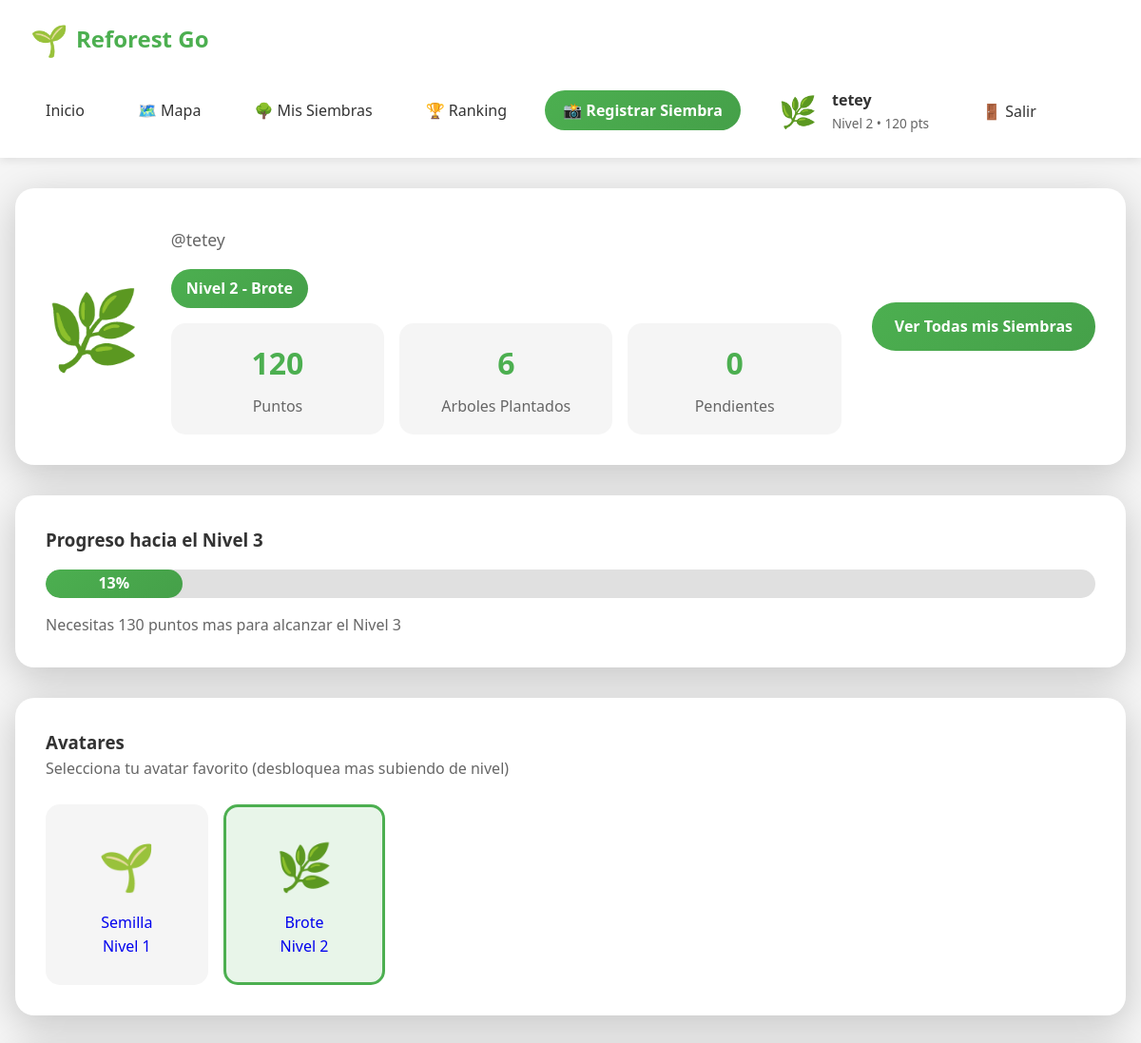
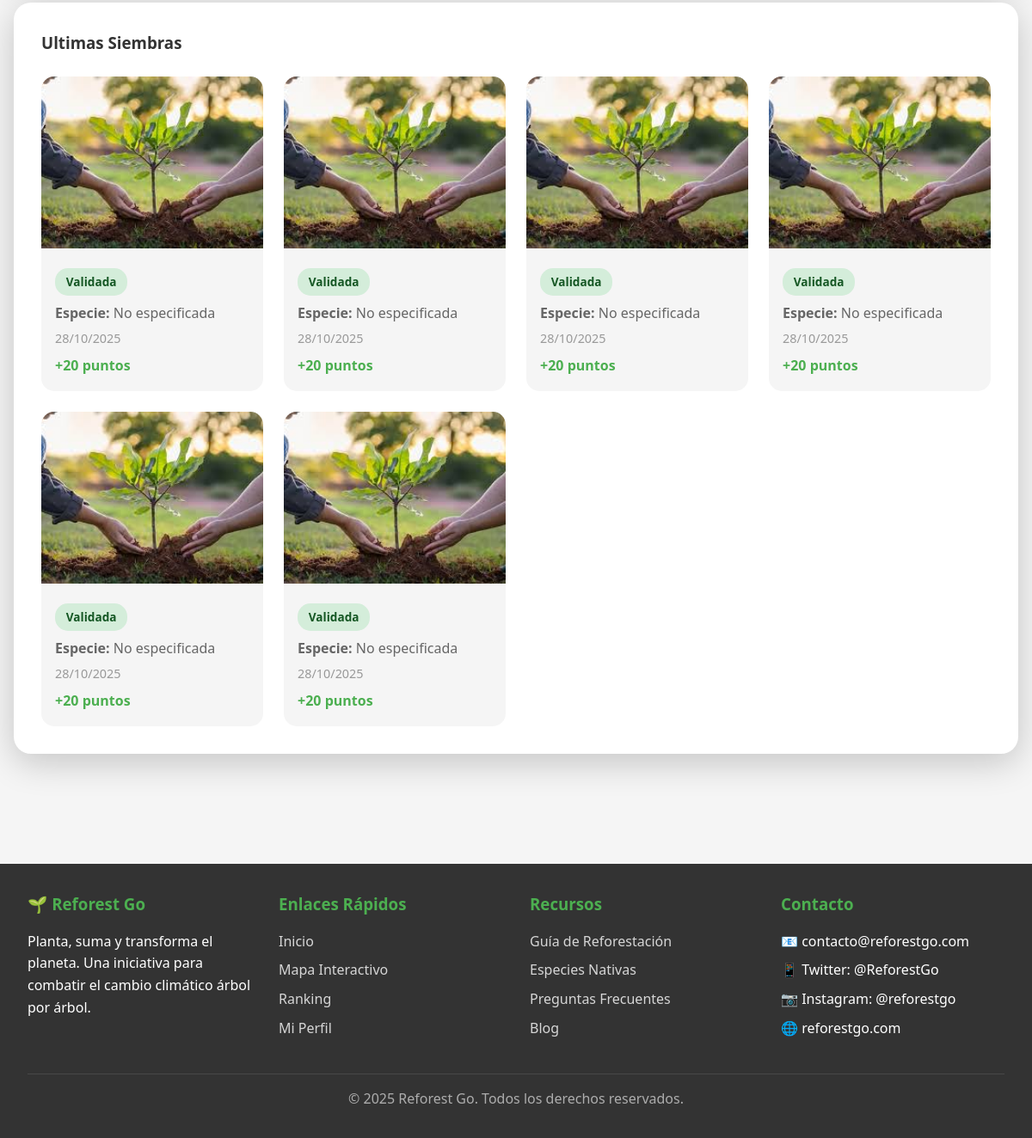
/perfil/ (signed in), run on the app's committed database (2 pictures, top to bottom).
### core/models.py (models this page shows, shortened)
class Perfil(models.Model):
    ROLES = [
        ('usuario', 'Usuario'),
        ('verificador', 'Verificador'),
        ('admin', 'Administrador'),
    ]
    user = models.OneToOneField(User, on_delete=models.CASCADE, related_name='perfil')
    puntos = models.IntegerField(default=0)
    nivel = models.IntegerField(default=1)
    avatar_actual = models.ForeignKey(Avatar, on_delete=models.SET_NULL, null=True, blank=True)
    fecha_creacion = models.DateTimeField(auto_now_add=True)
    bio = models.TextField(max_length=500, blank=True)
    foto_perfil = models.ImageField(upload_to='perfiles/', null=True, blank=True)
    rol = models.CharField(max_length=20, choices=ROLES, default='usuario')
    verificaciones_realizadas = models.IntegerField(default=0)
    verificaciones_aprobadas = models.IntegerField(default=0)
    puntos_verificacion = models.IntegerField(default=0)
    class Meta:
        verbose_name = 'Perfil'
        verbose_name_plural = 'Perfiles'
    def progreso_siguiente_nivel(self):
        niveles = {1: 100, 2: 250, 3: 500, 4: 1000, 5: float('inf')}
        if self.nivel >= 5:
            return 100.0
        try:
            puntos_necesarios = niveles[self.nivel]
            puntos_nivel_anterior = niveles.get(self.nivel - 1, 0)
            if puntos_necesarios == puntos_nivel_anterior:
                return 100.0
            progreso = ((self.puntos - puntos_nivel_anterior) / (puntos_necesarios - puntos_nivel_anterior)) * 100
            return max(0.0, min(progreso, 100.0))
        except Exception:
            return 0.0

class Avatar(models.Model):
    nombre = models.CharField(max_length=50)
    emoji = models.CharField(max_length=10, default="🌱")
    imagen = models.ImageField(upload_to='avatares/', null=True, blank=True)
    nivel_requerido = models.IntegerField(default=1)
    descripcion = models.TextField(blank=True)
    class Meta:
        ordering = ['nivel_requerido']
        verbose_name = 'Avatar'
        verbose_name_plural = 'Avatares'

class Siembra(models.Model):
    ESTADO_CHOICES = [
        ('pendiente', 'Pendiente'),
        ('en_verificacion', 'En Verificación'),
        ('validada', 'Validada'),
        ('rechazada', 'Rechazada'),
    ]
    usuario = models.ForeignKey(User, on_delete=models.CASCADE, related_name='siembras')
    foto = models.ImageField(upload_to='siembras/%Y/%m/')
    latitud = models.DecimalField(max_digits=9, decimal_places=6)
    longitud = models.DecimalField(max_digits=9, decimal_places=6)
    especie = models.CharField(max_length=100, blank=True)
    descripcion = models.TextField(max_length=500, blank=True)
    puntos_otorgados = models.IntegerField(default=20)
    estado = models.CharField(max_length=20, choices=ESTADO_CHOICES, default='pendiente')
    fecha_siembra = models.DateTimeField(auto_now_add=True)
    validada_por = models.ForeignKey(User, on_delete=models.SET_NULL, null=True, blank=True, related_name='validaciones')
    fecha_validacion = models.DateTimeField(null=True, blank=True)
    notas_admin = models.TextField(blank=True)
    oxigeno_generado = models.DecimalField(max_digits=10, decimal_places=2, default=0, help_text="kg O2/año")
    co2_absorbido = models.DecimalField(max_digits=10, decimal_places=2, default=0, help_text="kg CO2/año")
    ultima_actualizacion_oxigeno = models.DateTimeField(auto_now_add=True)
    class Meta:
        ordering = ['-fecha_siembra']
        verbose_name = 'Siembra'
        verbose_name_plural = 'Siembras'

### core/views.py (the view)
# urls.py: path('perfil/', views.perfil, name='perfil'),
@login_required
def perfil(request):
    perfil = request.user.perfil
    total_siembras = request.user.siembras.filter(estado='validada').count()
    siembras_pendientes = request.user.siembras.filter(estado='pendiente').count()
    siembras = request.user.siembras.all()[:6]
    avatares_disponibles = Avatar.objects.filter(nivel_requerido__lte=perfil.nivel)
    try:
        progreso = perfil.progreso_siguiente_nivel()
        if progreso is None:
            progreso = 0
    except Exception:
        progreso = 0
    niveles_objetivo = {1: 100, 2: 250, 3: 500, 4: 1000}
    siguiente_objetivo = niveles_objetivo.get(perfil.nivel, 0)
    if siguiente_objetivo:
        faltan = max(0, siguiente_objetivo - perfil.puntos)
    else:
        faltan = 0
    siembras_validadas = request.user.siembras.filter(estado='validada')
    oxigeno_personal = siembras_validadas.aggregate(total=Sum('oxigeno_generado'))['total'] or 0
    co2_personal = siembras_validadas.aggregate(total=Sum('co2_absorbido'))['total'] or 0
    context = {
        'perfil': perfil,
        'total_siembras': total_siembras,
        'siembras_pendientes': siembras_pendientes,
        'siembras': siembras,
        'avatares_disponibles': avatares_disponibles,
        'progreso': progreso,
        'faltan': faltan,
        'oxigeno_personal': round(float(oxigeno_personal), 2),
        'co2_personal': round(float(co2_personal), 2),
    }
    return render(request, 'perfil.html', context)

### templates/perfil.html (shortened to what this page needs)
{% extends 'base.html' %}
{% block content %}
<div class="profile-header">
    <div class="avatar-display">
        {{ perfil.avatar_actual.emoji }}
    </div>
    <div class="profile-info">
        <p class="username">@{{ user.username }}</p>
        <span class="level-badge">
            Nivel {{ perfil.nivel }} - {{ perfil.avatar_actual.nombre }}
        </span>
        <div class="stats-grid">
            <div class="stat-card">
                <div class="stat-number">{{ perfil.puntos }}</div>
                <div class="stat-label">Puntos</div>
            </div>
            <div class="stat-card">
                <div class="stat-number">{{ total_siembras }}</div>
                <div class="stat-label">Arboles Plantados</div>
            </div>
            <div class="stat-card">
                <div class="stat-number">{{ siembras_pendientes }}</div>
                <div class="stat-label">Pendientes</div>
            </div>
        </div>
    </div>
    <div>
        <a href="{% url 'reforest:mis_siembras' %}" class="btn">Ver Todas mis Siembras</a>
    </div>
</div>
{% if perfil.nivel < 5 %} <div class="progress-section">
    <h3>Progreso hacia el Nivel {{ perfil.nivel|add:1 }}</h3>
    <div class="progress-bar-container">
        <div class="progress-bar" style="--p: {{ progreso|default:0|floatformat:0 }};">
            {{ progreso|default:0|floatformat:0 }}%
        </div>
    </div>
    <p style="margin-top: 1rem; color: #666;">
        Necesitas {{ faltan|default:0 }} puntos mas para alcanzar el Nivel {{ perfil.nivel|add:1 }}
    </p>
    </div>
    {% endif %}
    <div class="avatars-section">
        <h3>Avatares</h3>
        <p style="color: #666; margin-bottom: 1rem;">Selecciona tu avatar favorito (desbloquea mas subiendo de nivel)
        </p>
        <div class="avatars-grid">
            {% for avatar in avatares_disponibles %}
            <a href="{% url 'reforest:cambiar_avatar' avatar.id %}"
                class="avatar-card {% if avatar.id == perfil.avatar_actual.id %}active{% endif %}">
                <div class="emoji">{{ avatar.emoji }}</div>
                <div class="name">{{ avatar.nombre }}</div>
                <div class="level">Nivel {{ avatar.nivel_requerido }}</div>
            </a>
            {% endfor %}
        </div>
    </div>
    <div class="siembras-section">
        <h3>Ultimas Siembras</h3>
        {% if siembras %}
        <div class="siembras-grid">
            {% for siembra in siembras %}
            <div class="siembra-card">
                <img src="{{ siembra.foto.url }}" alt="Siembra" class="siembra-image">
                <div class="siembra-info">
                    <span class="siembra-status {{ siembra.estado }}">
                        {% if siembra.estado == 'validada' %}Validada
                        {% elif siembra.estado == 'pendiente' %}Pendiente
                        {% else %}Rechazada{% endif %}
                    </span>
                    <p style="margin-top: 0.5rem; color: #666;">
                        <strong>Especie:</strong> {{ siembra.especie|default:"No especificada" }}
                    </p>
                    <p style="color: #999; font-size: 0.9rem; margin-top: 0.3rem;">
                        {{ siembra.fecha_siembra|date:"d/m/Y" }}
                    </p>
                    {% if siembra.estado == 'validada' %}
                    <p style="color: #4CAF50; font-weight: 600; margin-top: 0.5rem;">
                        +{{ siembra.puntos_otorgados }} puntos
                    </p>
                    {% endif %}
                </div>
            </div>
            {% endfor %}
        </div>
        {% endif %}
    </div>
    {% endblock %}

### templates/base.html (shortened to what this page needs)
<!DOCTYPE html>
<html lang="es">
<head>
</head>
<body>
    <nav class="navbar">
        <div class="navbar-container">
            <a href="{% url 'reforest:index' %}" class="navbar-brand">
                <span class="logo">🌱</span>
                <span>Reforest Go</span>
            </a>
            <ul class="navbar-menu" id="navbarMenu">
                <li><a href="{% url 'reforest:index' %}">Inicio</a></li>
                <li><a href="{% url 'reforest:mapa' %}">🗺️ Mapa</a></li>
                {% if user.is_authenticated %}
                <li><a href="{% url 'reforest:mis_siembras' %}">🌳 Mis Siembras</a></li>
                <li><a href="{% url 'reforest:ranking' %}">🏆 Ranking</a></li>
                <li><a href="{% url 'reforest:registrar_siembra' %}" class="btn-primary">📸 Registrar Siembra</a></li>
                <li class="navbar-user">
                    <a href="{% url 'reforest:perfil' %}"
                        style="display: flex; align-items: center; gap: 1rem; text-decoration: none; color: inherit;">
                        <span class="user-avatar">{{ user.perfil.avatar_actual.emoji }}</span>
                        <div class="user-info">
                            <span class="user-name">{{ user.get_full_name|default:user.username }}</span>
                            <span class="user-level">Nivel {{ user.perfil.nivel }} • {{ user.perfil.puntos }} pts</span>
                        </div>
                    </a>
                </li>
                <li>
                    <form method="post" action="{% url 'reforest:logout' %}" class="logout-form">
                        <button type="submit" class="logout-btn">🚪 Salir</button>
                    </form>
                </li>
                {% else %}
                <li><a href="{% url 'reforest:login' %}">Iniciar Sesión</a></li>
                <li><a href="{% url 'reforest:registro' %}" class="btn-primary">Registrarse</a></li>
                {% endif %}
            </ul>
        </div>
    </nav>
    <div class="main-content">
        {% block content %}{% endblock %}
    </div>
    <footer class="footer">
        <div class="footer-container">
            <div class="footer-section">
                <h3>🌱 Reforest Go</h3>
                <p>Planta, suma y transforma el planeta. Una iniciativa para combatir el cambio climático árbol por
                    árbol.</p>
            </div>
            <div class="footer-section">
                <h3>Enlaces Rápidos</h3>
                <ul>
                    <li><a href="{% url 'reforest:index' %}">Inicio</a></li>
                    <li><a href="{% url 'reforest:mapa' %}">Mapa Interactivo</a></li>
                    <li><a href="{% url 'reforest:ranking' %}">Ranking</a></li>
                    {% if user.is_authenticated %}
                    <li><a href="{% url 'reforest:perfil' %}">Mi Perfil</a></li>
                    {% else %}
                    <li><a href="{% url 'reforest:registro' %}">Registrarse</a></li>
                    {% endif %}
                </ul>
            </div>
            <div class="footer-section">
                <h3>Recursos</h3>
                <ul>
                    <li><a href="#">Guía de Reforestación</a></li>
                    <li><a href="#">Especies Nativas</a></li>
                    <li><a href="#">Preguntas Frecuentes</a></li>
                    <li><a href="#">Blog</a></li>
                </ul>
            </div>
            <div class="footer-section">
                <h3>Contacto</h3>
                <ul>
                    <li>📧 contacto@reforestgo.com</li>
                    <li>📱 Twitter: @ReforestGo</li>
                    <li>📷 Instagram: @reforestgo</li>
                    <li>🌐 reforestgo.com</li>
                </ul>
            </div>
        </div>
        <div class="footer-bottom">
            <p>&copy; 2025 Reforest Go. Todos los derechos reservados.</p>
        </div>
    </footer>
</body>
</html>

### templates/base.html (style rules this page uses)
* { margin: 0; padding: 0; box-sizing: border-box; }
:root { --primary-color: #4CAF50; --primary-dark: #45a049; --secondary-color: #667eea; --secondary-dark: #764ba2; --text-dark: #333; --text-light: #666; --background: #f5f5f5; --white: #ffffff; --success: #28a745; --warning: #ffc107; --danger: #dc3545; --info: #17a2b8; --shadow: 0 2px 10px rgba(0, 0, 0, 0.1); --shadow-lg: 0 10px 40px rgba(0, 0, 0, 0.2); }
body { font-family: 'Segoe UI', Tahoma, Geneva, Verdana, sans-serif; background: var(--background); color: var(--text-dark); line-height: 1.6; min-height: 100vh; display: flex; flex-direction: column; }
.navbar { background: var(--white); padding: 1rem 2rem; box-shadow: var(--shadow); position: sticky; top: 0; z-index: 1000; }
.navbar-container { max-width: 1400px; margin: 0 auto; display: flex; justify-content: space-between; align-items: center; flex-wrap: wrap; gap: 1rem; }
.navbar-brand { display: flex; align-items: center; text-decoration: none; color: var(--primary-color); font-size: 1.5rem; font-weight: 700; }
.navbar-brand .logo { font-size: 2rem; margin-right: 0.5rem; }
.navbar-menu { display: flex; align-items: center; gap: 1.5rem; list-style: none; }
.navbar-menu a { text-decoration: none; color: var(--text-dark); font-weight: 500; transition: color 0.3s; padding: 0.5rem 1rem; border-radius: 8px; }
.navbar-menu .btn-primary { background: linear-gradient(135deg, var(--primary-color) 0%, var(--primary-dark) 100%); color: var(--white); padding: 0.6rem 1.2rem; border-radius: 25px; font-weight: 600; }
.navbar-user { display: flex; align-items: center; gap: 1rem; }
.user-avatar { font-size: 2rem; }
.user-info { display: flex; flex-direction: column; }
.user-name { font-weight: 600; color: var(--text-dark); }
.user-level { font-size: 0.85rem; color: var(--text-light); }
.logout-btn { background: none; border: none; color: var(--text-dark); font-weight: 500; padding: 0.5rem 1rem; border-radius: 8px; cursor: pointer; font-size: 1rem; font-family: inherit; transition: all 0.3s; }
.logout-form { display: inline; margin: 0; }
.main-content { flex: 1; width: 100%; max-width: 1400px; margin: 2rem auto; padding: 0 1rem; }
.footer { background: var(--text-dark); color: var(--white); padding: 2rem; margin-top: 4rem; }
.footer-container { max-width: 1400px; margin: 0 auto; display: grid; grid-template-columns: repeat(auto-fit, minmax(250px, 1fr)); gap: 2rem; }
.footer-section h3 { color: var(--primary-color); margin-bottom: 1rem; }
.footer-section ul { list-style: none; }
.footer-section ul li { margin-bottom: 0.5rem; }
.footer-section a { color: rgba(255, 255, 255, 0.8); text-decoration: none; transition: color 0.3s; }
.footer-bottom { text-align: center; margin-top: 2rem; padding-top: 1rem; border-top: 1px solid rgba(255, 255, 255, 0.1); color: rgba(255, 255, 255, 0.6); }

### data on the page
Perfil: avatar_actual.emoji "🌿", nivel "2", avatar_actual.nombre "Brote", puntos "120", nivel|add "3"
Avatar: emoji "🌱", nombre "Semilla", nivel_requerido "1"
Avatar: emoji "🌿", nombre "Brote", nivel_requerido "2"
Siembra: foto (picture), estado "Validada", especie "No especificada", fecha_siembra "28/10/2025", puntos_otorgados "20"
Siembra: foto (picture), estado "Validada", especie "No especificada", fecha_siembra "28/10/2025", puntos_otorgados "20"
Siembra: foto (picture), estado "Validada", especie "No especificada", fecha_siembra "28/10/2025", puntos_otorgados "20"
Siembra: foto (picture), estado "Validada", especie "No especificada", fecha_siembra "28/10/2025", puntos_otorgados "20"
Siembra: foto (picture), estado "Validada", especie "No especificada", fecha_siembra "28/10/2025", puntos_otorgados "20"
Siembra: foto (picture), estado "Validada", especie "No especificada", fecha_siembra "28/10/2025", puntos_otorgados "20"

### other printed values
{{ user.perfil.avatar_actual.emoji }} "🌿"
{{ user.get_full_name|default:user.username }} "tetey"
{{ user.perfil.nivel }} "2"
{{ user.perfil.puntos }} "120"
{{ user.username }} "tetey"
{{ total_siembras }} "6"
{{ siembras_pendientes }} "0"
{{ progreso|default:0|floatformat:0 }} "13"
{{ faltan|default:0 }} "130"
